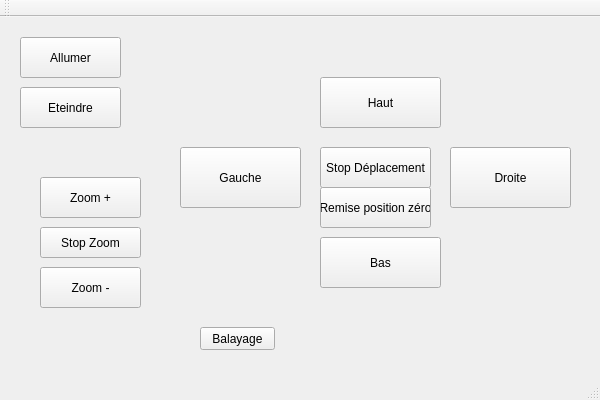
<?xml version="1.0" encoding="UTF-8"?>
<ui version="4.0">
 <class>TpCameraClass</class>
 <widget class="QMainWindow" name="TpCameraClass">
  <property name="geometry">
   <rect>
    <x>0</x>
    <y>0</y>
    <width>600</width>
    <height>400</height>
   </rect>
  </property>
  <property name="windowTitle">
   <string>TpCamera</string>
  </property>
  <widget class="QWidget" name="centralWidget">
   <widget class="QPushButton" name="pushButton">
    <property name="geometry">
     <rect>
      <x>20</x>
      <y>20</y>
      <width>101</width>
      <height>41</height>
     </rect>
    </property>
    <property name="text">
     <string>Allumer</string>
    </property>
   </widget>
   <widget class="QPushButton" name="pushButton_2">
    <property name="geometry">
     <rect>
      <x>20</x>
      <y>70</y>
      <width>101</width>
      <height>41</height>
     </rect>
    </property>
    <property name="text">
     <string>Eteindre</string>
    </property>
   </widget>
   <widget class="QPushButton" name="pushButton_3">
    <property name="geometry">
     <rect>
      <x>40</x>
      <y>160</y>
      <width>101</width>
      <height>41</height>
     </rect>
    </property>
    <property name="text">
     <string>Zoom +</string>
    </property>
   </widget>
   <widget class="QPushButton" name="pushButton_4">
    <property name="geometry">
     <rect>
      <x>40</x>
      <y>250</y>
      <width>101</width>
      <height>41</height>
     </rect>
    </property>
    <property name="text">
     <string>Zoom -</string>
    </property>
   </widget>
   <widget class="QPushButton" name="pushButton_5">
    <property name="geometry">
     <rect>
      <x>180</x>
      <y>130</y>
      <width>121</width>
      <height>61</height>
     </rect>
    </property>
    <property name="text">
     <string>Gauche</string>
    </property>
   </widget>
   <widget class="QPushButton" name="pushButton_6">
    <property name="geometry">
     <rect>
      <x>320</x>
      <y>220</y>
      <width>121</width>
      <height>51</height>
     </rect>
    </property>
    <property name="text">
     <string>Bas</string>
    </property>
   </widget>
   <widget class="QPushButton" name="pushButton_7">
    <property name="geometry">
     <rect>
      <x>450</x>
      <y>130</y>
      <width>121</width>
      <height>61</height>
     </rect>
    </property>
    <property name="text">
     <string>Droite</string>
    </property>
   </widget>
   <widget class="QPushButton" name="pushButton_8">
    <property name="geometry">
     <rect>
      <x>320</x>
      <y>60</y>
      <width>121</width>
      <height>51</height>
     </rect>
    </property>
    <property name="text">
     <string>Haut</string>
    </property>
   </widget>
   <widget class="QPushButton" name="pushButton_9">
    <property name="geometry">
     <rect>
      <x>40</x>
      <y>210</y>
      <width>101</width>
      <height>31</height>
     </rect>
    </property>
    <property name="text">
     <string>Stop Zoom</string>
    </property>
   </widget>
   <widget class="QPushButton" name="pushButton_10">
    <property name="geometry">
     <rect>
      <x>320</x>
      <y>130</y>
      <width>111</width>
      <height>41</height>
     </rect>
    </property>
    <property name="text">
     <string>Stop Déplacement</string>
    </property>
   </widget>
   <widget class="QPushButton" name="pushButton_11">
    <property name="geometry">
     <rect>
      <x>320</x>
      <y>170</y>
      <width>111</width>
      <height>41</height>
     </rect>
    </property>
    <property name="text">
     <string>Remise position zéro</string>
    </property>
   </widget>
   <widget class="QPushButton" name="pushButton_12">
    <property name="geometry">
     <rect>
      <x>200</x>
      <y>310</y>
      <width>75</width>
      <height>23</height>
     </rect>
    </property>
    <property name="text">
     <string>Balayage</string>
    </property>
   </widget>
  </widget>
  <widget class="QMenuBar" name="menuBar">
   <property name="geometry">
    <rect>
     <x>0</x>
     <y>0</y>
     <width>600</width>
     <height>21</height>
    </rect>
   </property>
  </widget>
  <widget class="QToolBar" name="mainToolBar">
   <attribute name="toolBarArea">
    <enum>TopToolBarArea</enum>
   </attribute>
   <attribute name="toolBarBreak">
    <bool>false</bool>
   </attribute>
  </widget>
  <widget class="QStatusBar" name="statusBar"/>
 </widget>
 <layoutdefault spacing="6" margin="11"/>
 <resources>
  <include location="TpCamera.qrc"/>
 </resources>
 <connections>
  <connection>
   <sender>pushButton</sender>
   <signal>clicked(bool)</signal>
   <receiver>TpCameraClass</receiver>
   <slot>onButtonAllumer()</slot>
   <hints>
    <hint type="sourcelabel">
     <x>70</x>
     <y>73</y>
    </hint>
    <hint type="destinationlabel">
     <x>299</x>
     <y>199</y>
    </hint>
   </hints>
  </connection>
  <connection>
   <sender>pushButton_2</sender>
   <signal>clicked(bool)</signal>
   <receiver>TpCameraClass</receiver>
   <slot>onButtonEteindre()</slot>
   <hints>
    <hint type="sourcelabel">
     <x>70</x>
     <y>123</y>
    </hint>
    <hint type="destinationlabel">
     <x>299</x>
     <y>199</y>
    </hint>
   </hints>
  </connection>
  <connection>
   <sender>pushButton_3</sender>
   <signal>clicked(bool)</signal>
   <receiver>TpCameraClass</receiver>
   <slot>onButtonZoom()</slot>
   <hints>
    <hint type="sourcelabel">
     <x>370</x>
     <y>188</y>
    </hint>
    <hint type="destinationlabel">
     <x>299</x>
     <y>199</y>
    </hint>
   </hints>
  </connection>
  <connection>
   <sender>pushButton_4</sender>
   <signal>clicked(bool)</signal>
   <receiver>TpCameraClass</receiver>
   <slot>onButtonDeZoom()</slot>
   <hints>
    <hint type="sourcelabel">
     <x>370</x>
     <y>218</y>
    </hint>
    <hint type="destinationlabel">
     <x>299</x>
     <y>199</y>
    </hint>
   </hints>
  </connection>
  <connection>
   <sender>pushButton_9</sender>
   <signal>clicked(bool)</signal>
   <receiver>TpCameraClass</receiver>
   <slot>onButtonStopZoom()</slot>
   <hints>
    <hint type="sourcelabel">
     <x>370</x>
     <y>194</y>
    </hint>
    <hint type="destinationlabel">
     <x>299</x>
     <y>199</y>
    </hint>
   </hints>
  </connection>
  <connection>
   <sender>pushButton_5</sender>
   <signal>clicked(bool)</signal>
   <receiver>TpCameraClass</receiver>
   <slot>onButtonGauche()</slot>
   <hints>
    <hint type="sourcelabel">
     <x>240</x>
     <y>193</y>
    </hint>
    <hint type="destinationlabel">
     <x>299</x>
     <y>199</y>
    </hint>
   </hints>
  </connection>
  <connection>
   <sender>pushButton_6</sender>
   <signal>clicked(bool)</signal>
   <receiver>TpCameraClass</receiver>
   <slot>onButtonBas()</slot>
   <hints>
    <hint type="sourcelabel">
     <x>370</x>
     <y>278</y>
    </hint>
    <hint type="destinationlabel">
     <x>299</x>
     <y>199</y>
    </hint>
   </hints>
  </connection>
  <connection>
   <sender>pushButton_7</sender>
   <signal>clicked(bool)</signal>
   <receiver>TpCameraClass</receiver>
   <slot>onButtonDroite()</slot>
   <hints>
    <hint type="sourcelabel">
     <x>490</x>
     <y>193</y>
    </hint>
    <hint type="destinationlabel">
     <x>299</x>
     <y>199</y>
    </hint>
   </hints>
  </connection>
  <connection>
   <sender>pushButton_8</sender>
   <signal>clicked(bool)</signal>
   <receiver>TpCameraClass</receiver>
   <slot>onButtonHaut()</slot>
   <hints>
    <hint type="sourcelabel">
     <x>370</x>
     <y>118</y>
    </hint>
    <hint type="destinationlabel">
     <x>299</x>
     <y>199</y>
    </hint>
   </hints>
  </connection>
  <connection>
   <sender>pushButton_10</sender>
   <signal>clicked(bool)</signal>
   <receiver>TpCameraClass</receiver>
   <slot>onButtonStopMouvement()</slot>
   <hints>
    <hint type="sourcelabel">
     <x>375</x>
     <y>183</y>
    </hint>
    <hint type="destinationlabel">
     <x>299</x>
     <y>199</y>
    </hint>
   </hints>
  </connection>
  <connection>
   <sender>pushButton_11</sender>
   <signal>clicked(bool)</signal>
   <receiver>TpCameraClass</receiver>
   <slot>onButtonRemiseZero()</slot>
   <hints>
    <hint type="sourcelabel">
     <x>375</x>
     <y>223</y>
    </hint>
    <hint type="destinationlabel">
     <x>299</x>
     <y>199</y>
    </hint>
   </hints>
  </connection>
  <connection>
   <sender>pushButton_12</sender>
   <signal>clicked(bool)</signal>
   <receiver>TpCameraClass</receiver>
   <slot>onButtonBalayage()</slot>
   <hints>
    <hint type="sourcelabel">
     <x>237</x>
     <y>354</y>
    </hint>
    <hint type="destinationlabel">
     <x>299</x>
     <y>199</y>
    </hint>
   </hints>
  </connection>
 </connections>
 <slots>
  <slot>onButtonAllumer()</slot>
  <slot>onButtonEteindre()</slot>
  <slot>onButtonZoom()</slot>
  <slot>onButtonDeZoom()</slot>
  <slot>onButtonStopZoom()</slot>
  <slot>onButtonGauche()</slot>
  <slot>onButtonDroite()</slot>
  <slot>onButtonBas()</slot>
  <slot>onButtonHaut()</slot>
  <slot>onButtonStopMouvement()</slot>
  <slot>onButtonRemiseZero()</slot>
  <slot>onButtonBalayage()</slot>
 </slots>
</ui>
